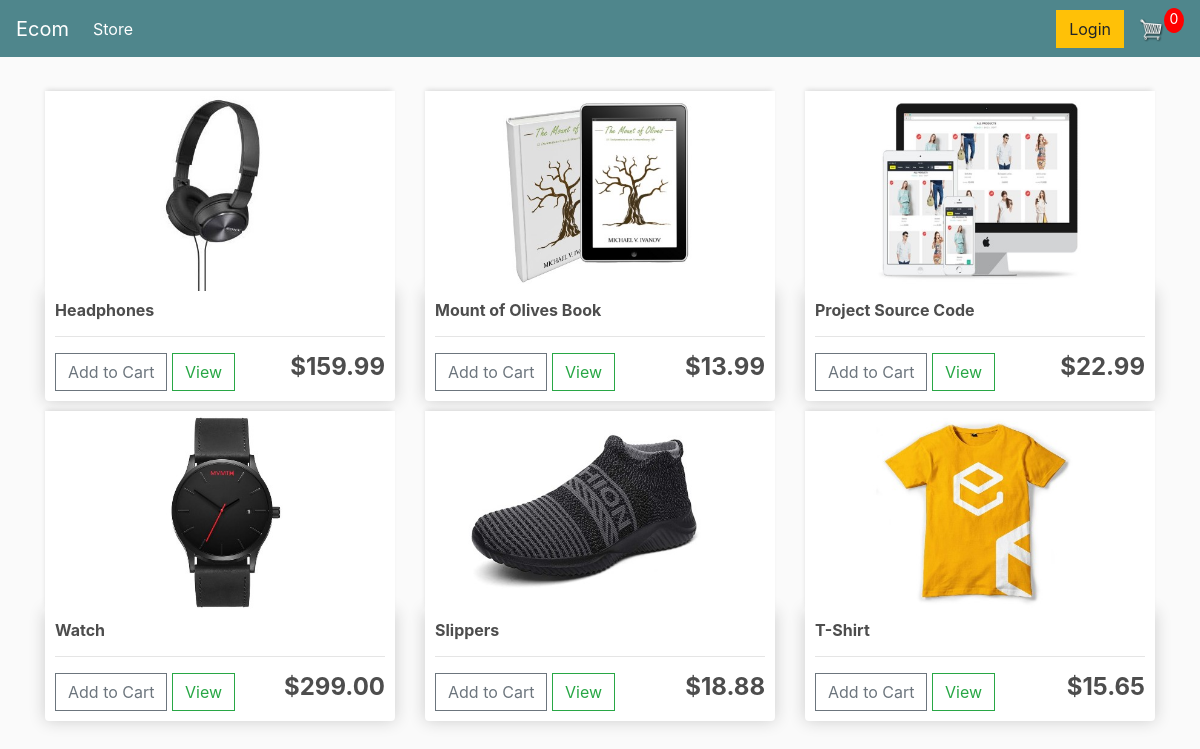
The page / on the database its author committed.
### store/models.py (models this page shows, shortened)
class Product(models.Model):
    name = models.CharField(max_length=200, null=True)
    price = models.DecimalField(max_digits=7, decimal_places=2)
    digital = models.BooleanField(default=False, null=True, blank=False)
    image = models.ImageField(null=True, blank=True)
    @property
    def image_url(self):
        try:
            url = self.image.url
        except ValueError:
            url = ''
        return url

### store/views.py (the view)
# urls.py: path('', include('store.urls')),
def store(request):
    data = cart_data(request)
    cart_items = data['cartItems']
    products = Product.objects.all()
    context = {'products': products, 'cartItems': cart_items}
    return render(request, 'store/store.html', context)

### store/utils.py (called while the page is built, shortened)
def cookie_cart(request):
    try:
        cart = json.loads(request.COOKIES['cart'])
    except KeyError:
        cart = {}
    items = []
    order = {'get_cart_total': 0, 'get_cart_items': 0}
    cart_items = order['get_cart_items']
    return {'cartItems': cart_items, 'order': order, 'items': items}

def cart_data(request):
    if request.user.is_authenticated:
        customer = request.user.customer
        order, created = Order.objects.get_or_create(customer=customer, complete=False)
        items = order.orderitem_set.all()
        cart_items = order.get_cart_items
    else:
        cookie_data = cookie_cart(request)
        cart_items = cookie_data['cartItems']
        order = cookie_data['order']
        items = cookie_data['items']
    return {'cartItems': cart_items, 'order': order, 'items': items}

### store/templates/store/store.html
{% extends 'store/main.html' %}
{% load static %}
{% block content %}
<div class="row">
    {% for product in products %}
    <div class="col-lg-4">
        <img class="thumbnail" src="{{product.image_url}}" alt="product_image">
        <div class="box-element product">
            <h6><strong>{{product.name}}</strong></h6>
            <hr>
            <button data-product={{product.id}} data-action="add" class="btn btn-outline-secondary add-btn update-cart">
                Add to Cart
            </button>
            <a class="btn btn-outline-success" href="#">View</a>
            <h4 style="display: inline-block; float: right"><strong>${{product.price | floatformat:2}}</strong></h4>
        </div>
    </div>
    {% endfor %}
</div>
{% endblock content %}

### static/css/main.css (style rules this page uses)
body { background-color: hsl(0, 0%, 98%); }
h1,h2,h3,h4,h5,h6 { color:hsl(0, 0%, 30%); }
.box-element { box-shadow:hsl(0, 0%, 80%) 0 0 16px; background-color: #fff; border-radius: 4px; padding: 10px; }
.thumbnail { width: 100%; height: 200px; -webkit-box-shadow: -1px -3px 5px -2px rgba(214,214,214,1); -moz-box-shadow: -1px -3px 5px -2px rgba(214,214,214,1); box-shadow: -1px -3px 5px -2px rgba(214,214,214,1); }
.product { border-radius: 0 0 4px 4px; }
.col-lg-4, .col-lg-6, .col-lg-8, .col-lg-12 { margin-top: 10px; }
.btn { border-radius: 0; }

### rows shown on the page
Product: image_url (picture), name "Headphones", price "159.99"
Product: image_url (picture), name "Mount of Olives Book", price "13.99"
Product: image_url (picture), name "Project Source Code", price "22.99"
Product: image_url (picture), name "Watch", price "299.00"
Product: image_url (picture), name "Slippers", price "18.88"
Product: image_url (picture), name "T-Shirt", price "15.65"

### other values the page prints
{{ cartItems }} "0"
